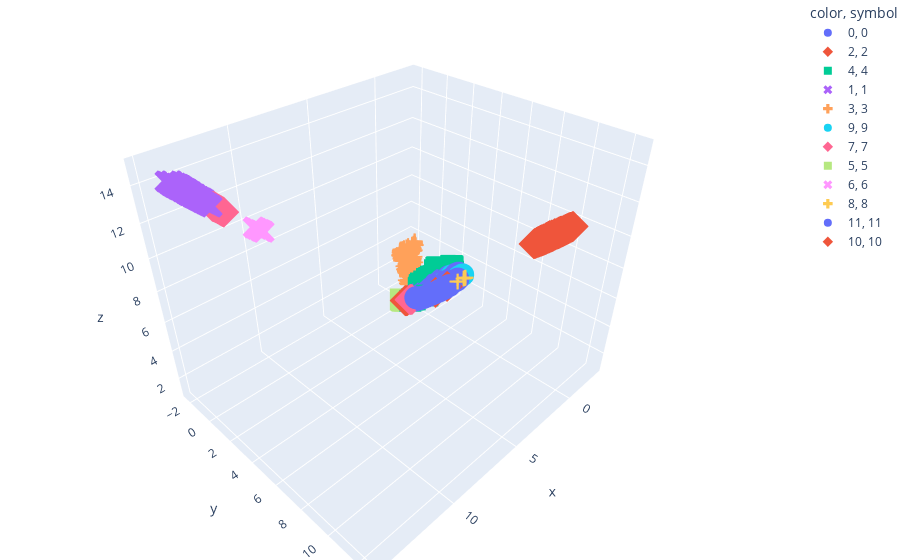

This figure's notebook cell:
### Markdown cell above
We can also try to visualize this data with plotly:

### Code cell
x,y,z = tp.pl.two_to_3d_hyperboloid(hyper_emb)

df = pd.DataFrame({'x': x, 'y': y, 'z': z, 'labels': labels.astype('str')})

fig = px.scatter_3d(df, x=x, y=y, z=z, size_max=3,
symbol=labels.astype('str'), color=labels.astype('str'))
fig.update_layout(margin=dict(l=0, r=0, b=0, t=0))
fig.show()

### Figure 1 — Plotly figure (JSON) as saved in the notebook; plotly's stock layout.template omitted (floating-point values rounded to 4 significant figures; data arrays with more than 128 entries replaced by an {"elided": "..."} marker saying what was removed)
{"data": [{"hovertemplate": "color=0<br>symbol=0<br>x=%{x}<br>y=%{y}<br>z=%{z}<extra></extra>", "legendgroup": "0, 0", "marker": {"color": "#636efa", "symbol": "circle"}, "mode": "markers", "name": "0, 0", "scene": "scene", "showlegend": true, "type": "scatter3d", "x": {"elided": "1016 float values"}, "y": {"elided": "1016 float values"}, "z": {"elided": "1016 float values"}}, {"hovertemplate": "color=2<br>symbol=2<br>x=%{x}<br>y=%{y}<br>z=%{z}<extra></extra>", "legendgroup": "2, 2", "marker": {"color": "#EF553B", "symbol": "diamond"}, "mode": "markers", "name": "2, 2", "scene": "scene", "showlegend": true, "type": "scatter3d", "x": {"elided": "351 float values"}, "y": {"elided": "351 float values"}, "z": {"elided": "351 float values"}}, {"hovertemplate": "color=4<br>symbol=4<br>x=%{x}<br>y=%{y}<br>z=%{z}<extra></extra>", "legendgroup": "4, 4", "marker": {"color": "#00cc96", "symbol": "square"}, "mode": "markers", "name": "4, 4", "scene": "scene", "showlegend": true, "type": "scatter3d", "x": {"elided": "154 float values"}, "y": {"elided": "154 float values"}, "z": {"elided": "154 float values"}}, {"hovertemplate": "color=1<br>symbol=1<br>x=%{x}<br>y=%{y}<br>z=%{z}<extra></extra>", "legendgroup": "1, 1", "marker": {"color": "#ab63fa", "symbol": "x"}, "mode": "markers", "name": "1, 1", "scene": "scene", "showlegend": true, "type": "scatter3d", "x": {"elided": "620 float values"}, "y": {"elided": "620 float values"}, "z": {"elided": "620 float values"}}, {"hovertemplate": "color=3<br>symbol=3<br>x=%{x}<br>y=%{y}<br>z=%{z}<extra></extra>", "legendgroup": "3, 3", "marker": {"color": "#FFA15A", "symbol": "cross"}, "mode": "markers", "name": "3, 3", "scene": "scene", "showlegend": true, "type": "scatter3d", "x": {"elided": "335 float values"}, "y": {"elided": "335 float values"}, "z": {"elided": "335 float values"}}, {"hovertemplate": "color=9<br>symbol=9<br>x=%{x}<br>y=%{y}<br>z=%{z}<extra></extra>", "legendgroup": "9, 9", "marker": {"color": "#19d3f3", "symbol": "circle"}, "mode": "markers", "name": "9, 9", "scene": "scene", "showlegend": true, "type": "scatter3d", "x": [-1.271, -1.532, -1.592, -1.213, -1.186, -1.639, -1.496, -1.217, -1.653, -1.215, -1.212, -1.23, -1.681, -1.572, -1.667, -1.221, -1.63, -1.659, -1.631, -1.207], "y": [3.632, 2.673, 2.444, 3.494, 3.416, 2.56, 2.346, 3.468, 2.548, 3.482, 3.455, 2.228, 2.425, 2.521, 2.522, 3.446, 2.531, 2.502, 2.499, 3.439], "z": [3.976, 3.239, 3.083, 3.831, 3.752, 3.2, 2.957, 3.809, 3.198, 3.821, 3.796, 2.735, 3.115, 3.135, 3.184, 3.791, 3.172, 3.164, 3.148, 3.779]}, {"hovertemplate": "color=7<br>symbol=7<br>x=%{x}<br>y=%{y}<br>z=%{z}<extra></extra>", "legendgroup": "7, 7", "marker": {"color": "#FF6692", "symbol": "diamond"}, "mode": "markers", "name": "7, 7", "scene": "scene", "showlegend": true, "type": "scatter3d", "x": [12.57, 12.58, 12.42, 12.49, 12.41, 12.72, 1.438, 12.55, 1.505, 12.81, 1.468, 12.61, 12.87, 12.75, 12.57, 12.76, 12.59, 12.59, 12.59, 12.65, 1.393, 12.31, 12.45, 1.445, 12.38, 12.62, 12.54, 12.43], "y": [-0.5984, -0.5032, -0.3378, -0.4353, -0.3352, -0.4572, 1.763, -0.4889, 1.758, -0.3624, 1.704, -0.4428, -0.2558, -0.3747, -0.5623, -0.3836, -0.5024, -0.4994, -0.6017, -0.4202, 1.787, -0.3171, -0.3781, 1.77, -0.2982, -0.4715, -0.4453, -0.3025], "z": [12.63, 12.63, 12.47, 12.54, 12.46, 12.77, 2.486, 12.6, 2.522, 12.85, 2.461, 12.66, 12.91, 12.79, 12.63, 12.81, 12.64, 12.64, 12.65, 12.7, 2.476, 12.36, 12.5, 2.494, 12.42, 12.67, 12.59, 12.48]}, {"hovertemplate": "color=5<br>symbol=5<br>x=%{x}<br>y=%{y}<br>z=%{z}<extra></extra>", "legendgroup": "5, 5", "marker": {"color": "#B6E880", "symbol": "square"}, "mode": "markers", "name": "5, 5", "scene": "scene", "showlegend": true, "type": "scatter3d", "x": [0.8448, 0.4702, 0.5604, 0.7144, 0.5353, 0.6563, 0.6296, 0.6485, 0.6932, 0.5872, 0.6515, 0.7814, 0.6053, 0.8629, 0.7484, 0.42, 0.7719, 0.5433, 0.7277, 0.8197, 0.8447, 0.5975, 0.92, 0.7229, 0.838, 0.684, 0.7857, 0.8428, 0.837, 0.4719, 0.6213, 0.6775], "y": [0.5776, 0.4176, 0.4878, 0.1788, 0.4049, 0.2006, 0.3287, 0.1194, 0.1948, 0.3022, 0.1873, 0.6005, 0.5068, 0.4637, 0.3155, 0.3868, 0.733, 0.412, 0.1981, 0.3288, 0.5968, 0.5438, 0.5431, 0.1461, 0.6888, 0.1739, 0.6472, 0.5058, 0.5007, 0.3791, 0.5231, 0.2064], "z": [1.431, 1.181, 1.246, 1.242, 1.204, 1.213, 1.227, 1.198, 1.232, 1.198, 1.208, 1.404, 1.274, 1.4, 1.288, 1.152, 1.46, 1.21, 1.253, 1.334, 1.439, 1.286, 1.463, 1.243, 1.475, 1.224, 1.427, 1.402, 1.397, 1.169, 1.288, 1.225]}, {"hovertemplate": "color=6<br>symbol=6<br>x=%{x}<br>y=%{y}<br>z=%{z}<extra></extra>", "legendgroup": "6, 6", "marker": {"color": "#FF97FF", "symbol": "x"}, "mode": "markers", "name": "6, 6", "scene": "scene", "showlegend": true, "type": "scatter3d", "x": [12.16, 12.12, 12.16, 12.12, 12.12, 12.32, 12.13, 12.17, 12.17, 12.15, 12.19, 12.15, 12.13, 12.19, 12.36, 12.08, 12.09, 12.14, 12.15, 12.26, 12.28, 12.07, 12.13, 12.13, 12.15, 12.14, 12.15, 12.13, 12.15, 12.12], "y": [2.456, 2.497, 2.457, 2.493, 2.497, 2.249, 2.485, 2.441, 2.453, 2.468, 2.445, 2.456, 2.487, 2.42, 2.223, 2.534, 2.532, 2.477, 2.468, 2.331, 2.325, 2.552, 2.485, 2.492, 2.471, 2.481, 2.467, 2.485, 2.468, 2.497], "z": [12.45, 12.42, 12.44, 12.42, 12.42, 12.57, 12.42, 12.46, 12.45, 12.44, 12.47, 12.44, 12.42, 12.47, 12.59, 12.39, 12.39, 12.43, 12.44, 12.52, 12.54, 12.37, 12.42, 12.42, 12.44, 12.43, 12.44, 12.43, 12.43, 12.42]}, {"hovertemplate": "color=8<br>symbol=8<br>x=%{x}<br>y=%{y}<br>z=%{z}<extra></extra>", "legendgroup": "8, 8", "marker": {"color": "#FECB52", "symbol": "cross"}, "mode": "markers", "name": "8, 8", "scene": "scene", "showlegend": true, "type": "scatter3d", "x": [-0.2295, -0.2499, -0.2548, -0.2366, -0.1453, -0.2228, -0.2299, -0.2376, -0.2189, -0.2584, -0.1907, -0.2381, -0.2484, -0.2097, -0.235, -0.2218, -0.2586, -0.2414, -0.2131, -0.2434, -0.2569, -0.2493, -0.2015, -0.2629, -0.2377], "y": [4.552, 4.652, 4.581, 4.642, 4.161, 4.654, 4.637, 4.638, 4.672, 4.634, 4.145, 4.627, 4.602, 4.672, 4.647, 4.613, 4.58, 4.619, 4.635, 4.619, 4.598, 4.599, 4.653, 4.67, 4.632], "z": [4.666, 4.765, 4.696, 4.755, 4.282, 4.766, 4.749, 4.75, 4.782, 4.748, 4.268, 4.739, 4.716, 4.782, 4.759, 4.726, 4.695, 4.732, 4.747, 4.732, 4.713, 4.713, 4.763, 4.783, 4.745]}, {"hovertemplate": "color=11<br>symbol=11<br>x=%{x}<br>y=%{y}<br>z=%{z}<extra></extra>", "legendgroup": "11, 11", "marker": {"color": "#636efa", "symbol": "circle"}, "mode": "markers", "name": "11, 11", "scene": "scene", "showlegend": true, "type": "scatter3d", "x": [1.523, 1.461, 1.473, 1.647, 1.452, 1.498, 1.441, 1.524, 1.477, 1.47, 1.523, 1.475, 1.468], "y": [2.338, 2.328, 2.374, 2.366, 2.377, 2.33, 2.303, 2.333, 2.349, 2.353, 2.358, 2.295, 2.33], "z": [2.964, 2.925, 2.967, 3.052, 2.96, 2.945, 2.894, 2.961, 2.95, 2.949, 2.98, 2.906, 2.929]}, {"hovertemplate": "color=10<br>symbol=10<br>x=%{x}<br>y=%{y}<br>z=%{z}<extra></extra>", "legendgroup": "10, 10", "marker": {"color": "#EF553B", "symbol": "diamond"}, "mode": "markers", "name": "10, 10", "scene": "scene", "showlegend": true, "type": "scatter3d", "x": [1.222, 1.224, 1.248, 1.237, 1.251, 1.282, 1.19, 1.199, 1.201, 1.207, 1.155, 1.11, 1.171, 1.268], "y": [1.074, 1.122, 1.114, 1.132, 1.098, 1.099, 1.195, 1.073, 1.135, 1.136, 1.082, 0.9948, 1.115, 1.165], "z": [1.91, 1.939, 1.949, 1.953, 1.942, 1.963, 1.961, 1.895, 1.931, 1.936, 1.872, 1.795, 1.901, 1.991]}], "layout": {"legend": {"title": {"text": "color, symbol"}, "tracegroupgap": 0}, "margin": {"b": 0, "l": 0, "r": 0, "t": 0}, "scene": {"domain": {"x": [0, 1], "y": [0, 1]}, "xaxis": {"title": {"text": "x"}}, "yaxis": {"title": {"text": "y"}}, "zaxis": {"title": {"text": "z"}}}}}
